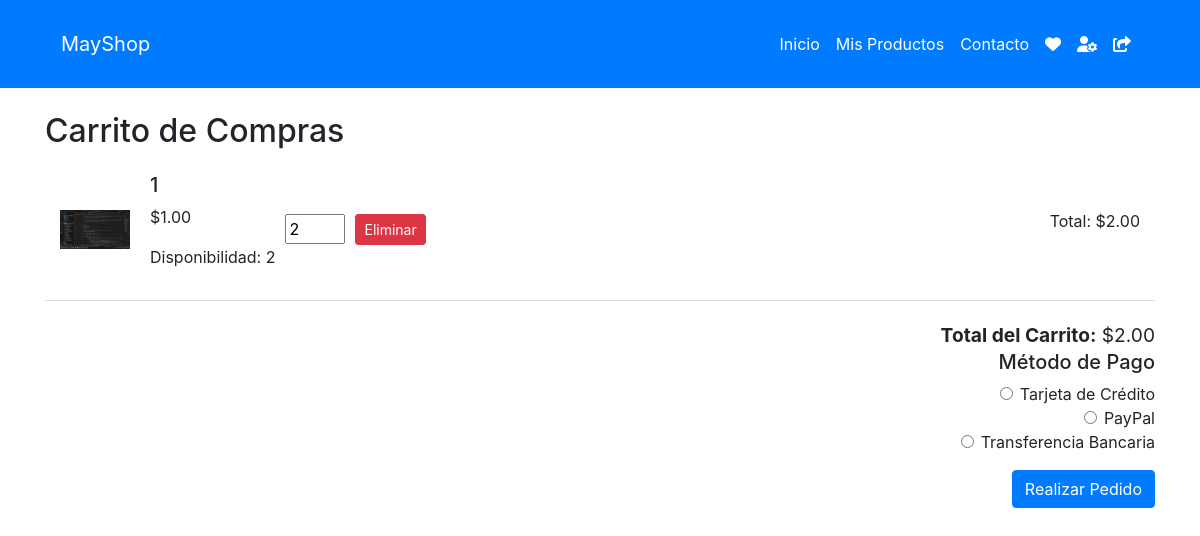
/pw/ver_carrito.php (signed in), run on the app's committed database.
### tables this page shows
CREATE TABLE `carrito` (
  `id_carrito` int(11) NOT NULL,
  `id_usuario` int(11) NOT NULL,
  `id_producto` int(11) NOT NULL,
  `cantidad` int(11) NOT NULL
);

CREATE TABLE `productos` (
  `id_producto` int(11) NOT NULL,
  `nombre` varchar(255) NOT NULL,
  `descripcion` text DEFAULT NULL,
  `precio` decimal(10,2) NOT NULL,
  `disponibilidad` int(11) NOT NULL,
  `categoria_id` int(11) DEFAULT NULL,
  `imagenes` text DEFAULT NULL,
  `id_usuario` int(11) NOT NULL
);

CREATE TABLE `metodos_pago` (
  `id_metodo` int(11) NOT NULL,
  `nombre` varchar(50) NOT NULL
);

### pw/ver_carrito.php (the view, shortened to what this page needs)
<?php
require 'config.php';
$id_usuario = $_SESSION['id_usuario'];
$stmt = $conn->prepare("SELECT c.id_carrito, p.id_producto, p.nombre, p.precio, p.disponibilidad, c.cantidad, p.imagenes
                        FROM carrito c
                        JOIN productos p ON c.id_producto = p.id_producto
                        WHERE c.id_usuario = ?");
$stmt->bind_param("i", $id_usuario);
$stmt->execute();
$result = $stmt->get_result();
$carrito = $result->fetch_all(MYSQLI_ASSOC);
$stmt = $conn->prepare("SELECT id_metodo, nombre FROM metodos_pago");
$stmt->execute();
$result = $stmt->get_result();
$metodos_pago = $result->fetch_all(MYSQLI_ASSOC);
$total = 0;
foreach ($carrito as $item) {
    $total += $item['precio'] * $item['cantidad'];
}
?>
<!DOCTYPE html>
<html lang="es">
<head>
    <link rel="stylesheet" href="https://stackpath.bootstrapcdn.com/bootstrap/4.3.1/css/bootstrap.min.css">
    <link rel="stylesheet" href="https://stackpath.bootstrapcdn.com/bootstrap/4.3.1/css/bootstrap.min.css">
    <link rel="stylesheet" href="https://cdnjs.cloudflare.com/ajax/libs/font-awesome/6.0.0-beta3/css/all.min.css">
    <link rel="stylesheet" href="./css/index.css">
</head>
<body>
    <header class="bg-primary text-white p-3">
        <div class="container">
            <nav class="navbar navbar-expand-lg navbar-light">
                <a class="navbar-brand text-white" href="index.php">MayShop</a>
                <div class="collapse navbar-collapse" id="navbarNav">
                    <ul class="navbar-nav ml-auto">
                        <li class="nav-item"><a class="nav-link text-white" href="index.php">Inicio</a></li>
                        <li class="nav-item"><a class="nav-link text-white" href="products.php">Mis Productos</a></li>
                        <li class="nav-item"><a class="nav-link text-white" href="contact.php">Contacto</a></li>
                        <?php if (isset($_SESSION['loggedin']) && $_SESSION['loggedin'] === true): ?>
                            <li class="nav-item"><a class="nav-link text-white" href="favorites_page.php"><i class="fas fa-heart"></i></a></li>
                            <li class="nav-item"><a class="nav-link text-white" href="profile.php"><i class="fas fa-user-gear"></i></a></li>
                            <li class="nav-item"><a class="nav-link text-white" href="logout.php"><i class="fas fa-share-from-square"></i></a></li>
                        <?php else: ?>
                            <li class="nav-item"><a class="nav-link text-white" href="login.php">Iniciar sesión</a></li>
                            <li class="nav-item"><a class="nav-link text-white" href="register.php">Registrarse</a></li>
                        <?php endif; ?>
                    </ul>
                </div>
            </nav>
        </div>
    </header>
    <main class="container mt-4">
        <h2>Carrito de Compras</h2>
        <?php if (isset($carrito) && count($carrito) > 0): ?>
            <?php foreach ($carrito as $item): ?>
                <div class="cart-item" data-id-carrito="<?php echo $item['id_carrito']; ?>">
                    <img src="<?php echo htmlspecialchars($item['imagenes']); ?>" alt="<?php echo htmlspecialchars($item['nombre']); ?>">
                    <div class="cart-item-details">
                        <div>
                            <h5><?php echo htmlspecialchars($item['nombre']); ?></h5>
                            <p>$<?php echo number_format($item['precio'], 2); ?></p>
                            <p>Disponibilidad: <?php echo htmlspecialchars($item['disponibilidad']); ?></p>
                        </div>
                        <div class="cart-item-quantity">
                            <input type="number" class="cantidad" value="<?php echo htmlspecialchars($item['cantidad']); ?>" min="1" max="<?php echo htmlspecialchars($item['disponibilidad']); ?>">
                        </div>
                        <div>
                            <form action="ver_carrito.php" method="post">
                                <button type="submit" name="delete_item" class="btn btn-danger btn-sm">Eliminar</button>
                            </form>
                        </div>
                    </div>
                    <div>
                        <p class="total-item">Total: $<?php echo number_format($item['precio'] * $item['cantidad'], 2); ?></p>
                    </div>
                </div>
            <?php endforeach; ?>
            <div class="cart-total">
                <strong>Total del Carrito:</strong> $<span id="total-carrito"><?php echo number_format($total, 2); ?></span>
            </div>
            <div class="cart-actions">
                <form action="procesar_pedido.php" method="post">
                    <h5>Método de Pago</h5>
                    <?php foreach ($metodos_pago as $metodo): ?>
                        <div class="form-check">
                            <input class="form-check-input" type="radio" name="metodo_pago" id="metodo_<?php echo $metodo['id_metodo']; ?>" value="<?php echo $metodo['id_metodo']; ?>" required>
                            <label class="form-check-label" for="metodo_<?php echo $metodo['id_metodo']; ?>">
                                <?php echo htmlspecialchars($metodo['nombre']); ?>
                            </label>
                        </div>
                    <?php endforeach; ?>
                    <button type="submit" name="checkout" class="btn btn-primary mt-3">Realizar Pedido</button>
                </form>
            </div>
        <?php else: ?>
            <p class="text-center mt-4">Tu carrito está vacío.</p>
        <?php endif; ?>
    </main>
</body>
</html>

### pw/ver_carrito.php (style rules this page uses)
.cart-item { display: flex; align-items: center; justify-content: space-between; padding: 15px; border-bottom: 1px solid #ddd; }
.cart-item img { max-width: 70px; margin-right: 20px; }
.cart-item-details { flex-grow: 1; display: flex; align-items: center; }
.cart-item-quantity { display: flex; align-items: center; }
.cart-item-quantity input { width: 60px; margin: 0 10px; }
.cart-total { text-align: right; font-size: 1.2em; margin-top: 20px; }
.cart-actions { text-align: right; }

### data on the page
carrito: id_producto.imagenes (picture), id_producto.nombre "1", id_producto.precio "1.00", id_producto.disponibilidad "2", cantidad+id_producto "2", $item['precio'] * $item['cantidad'] "2.00"
metodos_pago: nombre "Tarjeta de Crédito"
metodos_pago: nombre "PayPal"
metodos_pago: nombre "Transferencia Bancaria"

### other printed values
$total "2.00"
